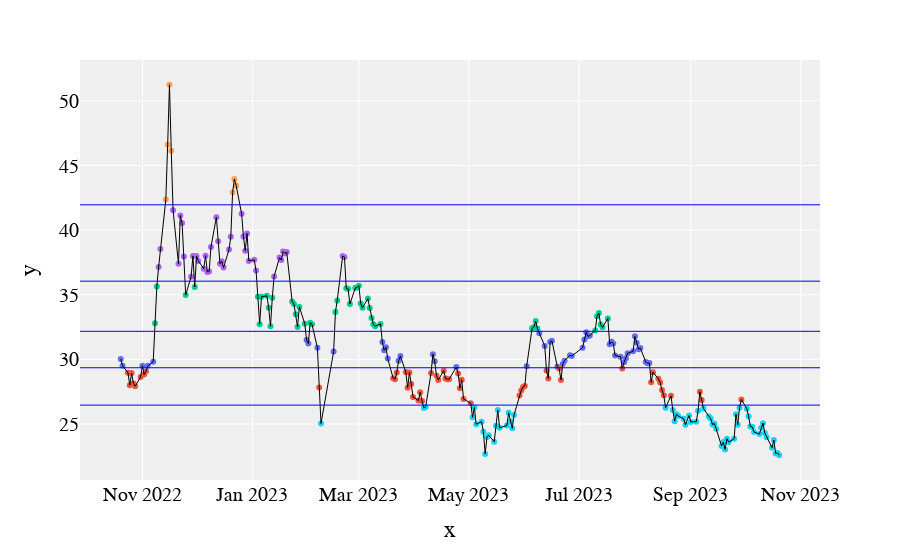

The notebook cell saved with this chart:
### Code cell
# Add horizontal lines 
for cluster_avg in output[1:-1]:
    fig.add_hline(y=cluster_avg, line_width=1, line_color="blue")
    
    

# Arbitrarily 6 colors for our 6 clusters
colors = ['red', 'orange', 'yellow', 'green', 'blue', 'indigo']

# Create Scatter plot, assigning each point a color based
# on it's grouping where group_number == index of color.
fig=px.scatter(x=data.index,y=data["adj close"],color=[colors[i] for i in clusters])


# Add horizontal lines 
for cluster_avg in output[1:-1]:
    fig.add_hline(y=cluster_avg, line_width=1, line_color="blue")
    
    

# Add a trace of the price for better clarity
fig.add_trace(go.Trace(
    x=data.index,
    y=data['adj close'],
    line_color="black",
    line_width=1
))


# Configure some styles
fig.update_layout(
    go.Layout(
    plot_bgcolor='#efefef',
    showlegend=False,
    # Font Families
    font_family='Monospace',
    font_color='#000000',
    font_size=20,
    xaxis=dict(
        rangeslider=dict(
            visible=False
        ))
)
)
